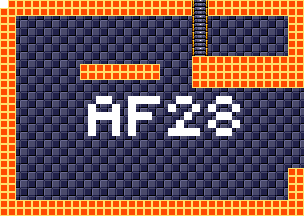

A level layout from a 2D game, rendered from its tile map. Below: a short description, then the map file with tile-grid data replaced by summaries:
An orthogonal 38x27 tile map with 8x8 px tiles, 4 tile layers (background, foreground, room numbers, Objects), 15 tilesets.

<map version="1.5" tiledversion="1.7.1" orientation="orthogonal" renderorder="right-down" width="38" height="27" tilewidth="8" tileheight="8" infinite="0" nextlayerid="11" nextobjectid="1">
 <tileset firstgid="1" source="tilesheets/tsKarniMata.tsx" />
 <tileset firstgid="1025" source="tilesheets/tsVoodooWasp.tsx" />
 <tileset firstgid="2049" source="tilesheets/tsBurial.tsx" />
 <tileset firstgid="3073" source="tilesheets/tsBlueTemple.tsx" />
 <tileset firstgid="4097" source="tilesheets/tsGoddess.tsx" />
 <tileset firstgid="5121" source="tilesheets/tsKonark.tsx" />
 <tileset firstgid="6145" name="sEnemies" tilewidth="8" tileheight="8" tilecount="1024" columns="32">
  <image source="../grapx/tilesheets/sObjects.bmp" trans="ff94ff" width="256" height="256" />
 </tileset>
 <tileset firstgid="7169" source="tilesheets/tsIceTemple.tsx" />
 <tileset firstgid="8193" source="tilesheets/tsLavaArea.tsx" />
 <tileset firstgid="9217" source="tilesheets/tsBossArea.tsx" />
 <tileset firstgid="10241" source="tilesheets/tsPegu.tsx" />
 <tileset firstgid="11265" source="tilesheets/sTiwanakuTemple.tsx" />
 <tileset firstgid="12289" source="tilesheets/sIndraTemple.tsx" />
 <tileset firstgid="13313" source="tilesheets/sTeleport.tsx" />
 <tileset firstgid="14337" source="tilesheets/sObjects.tsx" />
 <layer id="2" name="background" width="38" height="27">
  <data>[1026 cells, 1026 non-empty, 2 distinct tile ids]</data>
 </layer>
 <layer id="1" name="foreground" width="38" height="27">
  <data>[1026 cells, 302 non-empty, 3 distinct tile ids]</data>
 </layer>
 <layer id="7" name="room numbers" width="38" height="27">
  <data>[1026 cells, 43 non-empty, 1 distinct tile ids]</data>
 </layer>
 <layer id="10" name="Objects" width="38" height="27">
  <data>[1026 cells, 0 non-empty, 0 distinct tile ids]</data>
 </layer>
</map>
